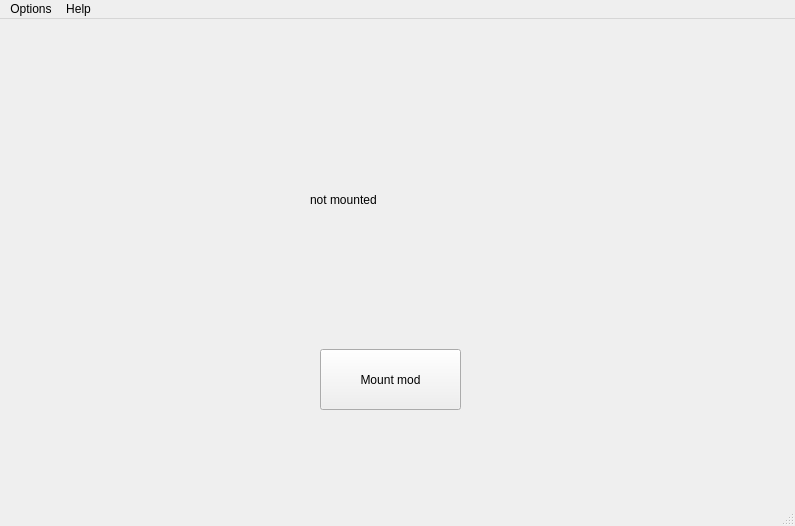
<?xml version="1.0" encoding="UTF-8"?>
<ui version="4.0">
 <class>MainWindow</class>
 <widget class="QMainWindow" name="MainWindow">
  <property name="geometry">
   <rect>
    <x>0</x>
    <y>0</y>
    <width>795</width>
    <height>526</height>
   </rect>
  </property>
  <property name="windowTitle">
   <string>MainWindow</string>
  </property>
  <widget class="QWidget" name="centralwidget">
   <widget class="QPushButton" name="Button_MountMod">
    <property name="geometry">
     <rect>
      <x>320</x>
      <y>330</y>
      <width>141</width>
      <height>61</height>
     </rect>
    </property>
    <property name="text">
     <string>Mount mod</string>
    </property>
   </widget>
   <widget class="QLabel" name="Label_ModStatus">
    <property name="geometry">
     <rect>
      <x>310</x>
      <y>150</y>
      <width>151</width>
      <height>61</height>
     </rect>
    </property>
    <property name="text">
     <string>not mounted</string>
    </property>
   </widget>
  </widget>
  <widget class="QMenuBar" name="menubar">
   <property name="geometry">
    <rect>
     <x>0</x>
     <y>0</y>
     <width>795</width>
     <height>21</height>
    </rect>
   </property>
   <widget class="QMenu" name="menuSettings_2">
    <property name="title">
     <string>Options</string>
    </property>
    <addaction name="actionSettings"/>
   </widget>
   <widget class="QMenu" name="menuHelp">
    <property name="title">
     <string>Help</string>
    </property>
    <addaction name="actionGuide"/>
    <addaction name="actionCheck_for_update"/>
    <addaction name="separator"/>
    <addaction name="actionAbout"/>
   </widget>
   <addaction name="menuSettings_2"/>
   <addaction name="menuHelp"/>
  </widget>
  <widget class="QStatusBar" name="statusbar"/>
  <action name="actionGuide">
   <property name="text">
    <string>Guide</string>
   </property>
   <property name="statusTip">
    <string>opens the browser to show a guide on how to set up</string>
   </property>
  </action>
  <action name="actionCheck_for_update">
   <property name="text">
    <string>Check for update</string>
   </property>
   <property name="statusTip">
    <string>checks for updates for the mod</string>
   </property>
  </action>
  <action name="actionSettings">
   <property name="text">
    <string>Settings</string>
   </property>
   <property name="statusTip">
    <string>opens the settings menu</string>
   </property>
  </action>
  <action name="actionAbout">
   <property name="text">
    <string>About</string>
   </property>
  </action>
 </widget>
 <resources/>
 <connections/>
</ui>
